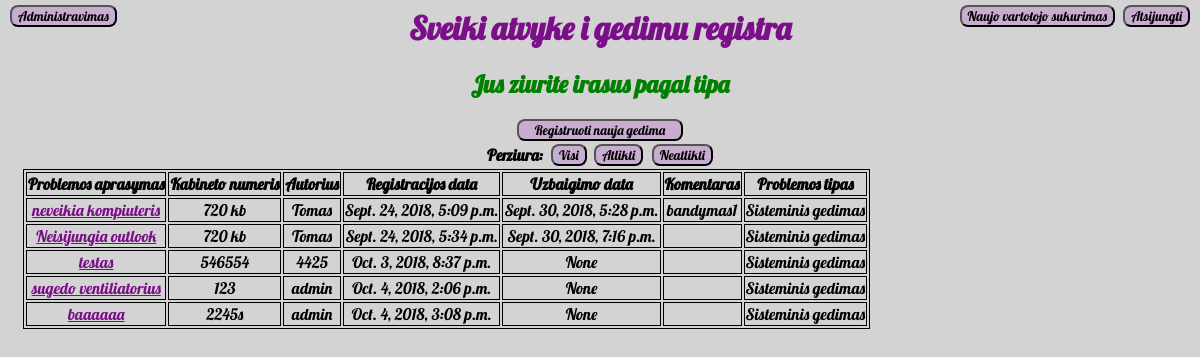
Screenshot of /helpdesk/tipai/1/ (signed in) with the database file from the repository.
### helpdesk/models.py (models this page shows, shortened)
class Irasas(models.Model):
    prob_tipas = models.ForeignKey(Tipas, on_delete=models.CASCADE)
    problemos_aprasymas = models.CharField(max_length=200)
    kabineto_nr = models.CharField(max_length=30)
    autorius = models.CharField(max_length=50)
    reg_data = models.DateTimeField('Iraso data')
    pab_data = models.DateTimeField('Atlikimo data', blank=True, null=True)
    komentaras = models.CharField(max_length=200)

class Tipas(models.Model):
    prob_tipas=models.CharField(max_length=30)
    def __str__(self):
        return self.prob_tipas

### helpdesk/views.py (the view)
# urls.py: url(r'^tipai/(?P<tipas_id>[0-9]+)/$', views.perziura_tipai, name='perziura_tipai'),
def perziura_tipai(request, tipas_id):
    if request.user.is_authenticated and request.user.is_superuser:
        sarasas_pagal_tipus = Irasas.objects.filter(prob_tipas_id=tipas_id).select_related('prob_tipas')
        context = {'sarasas_pagal_tipus': sarasas_pagal_tipus}
        return render(request, 'helpdesk/tipai.html', context)
    else:
        return HttpResponseRedirect('../../')

### helpdesk/templates/helpdesk/tipai.html
{% extends 'helpdesk/index.html' %}
{% block content %}
<h2>Jus ziurite irasus pagal tipa</h2>
{% endblock %}
{% block content2 %}
<table>
    <tr>
        <th>Problemos aprasymas</th>
        <th>Kabineto numeris</th>
        <th>Autorius</th>
        <th>Registracijos data</th>
        <th>Uzbaigimo data</th>
        <th>Komentaras</th>
        <th>Problemos tipas</th>
    </tr>
    {%for item in sarasas_pagal_tipus%}
    <tr>
        <td><a href="../../irasai/{{item.id}}">{{item.problemos_aprasymas}}</td>
        <td>{{item.kabineto_nr}}</td>
        <td>{{item.autorius}}</td>
        <td>{{item.reg_data}}</td>
        <td>{{item.pab_data}}</td>
        <td>{{item.komentaras}}</td>
        <td>{{item.prob_tipas}}</td>
    </tr>
    {%endfor%}
</table>
{% endblock %}

### helpdesk/static/helpdesk/style.css (style rules this page uses)
body { background-color: lightgrey }
h2 { font-family: 'Lobster'; text-align: center; color: green; }
table, th, td { font-family: 'Lobster'; border: 1px solid black; text-align: center; margin-left: 15px; margin-right: 15px; }
a { color: #7b0f89; }

### rows the page displays
Irasas: problemos_aprasymas "neveikia kompiuteris", kabineto_nr "720 kb", autorius "Tomas", reg_data "Sept. 24, 2018, 5:09 p.m.", pab_data "Sept. 30, 2018, 5:28 p.m.", komentaras "bandymas1", prob_tipas "Sisteminis gedimas"
Irasas: problemos_aprasymas "Neisijungia outlook", kabineto_nr "720 kb", autorius "Tomas", reg_data "Sept. 24, 2018, 5:34 p.m.", pab_data "Sept. 30, 2018, 7:16 p.m.", prob_tipas "Sisteminis gedimas"
Irasas: problemos_aprasymas "testas", kabineto_nr "546554", autorius "4425", reg_data "Oct. 3, 2018, 8:37 p.m.", pab_data "None", prob_tipas "Sisteminis gedimas"
Irasas: problemos_aprasymas "sugedo ventiliatorius", kabineto_nr "123", autorius "admin", reg_data "Oct. 4, 2018, 2:06 p.m.", pab_data "None", prob_tipas "Sisteminis gedimas"
Irasas: problemos_aprasymas "baaaaaa", kabineto_nr "2245s", autorius "admin", reg_data "Oct. 4, 2018, 3:08 p.m.", pab_data "None", prob_tipas "Sisteminis gedimas"
